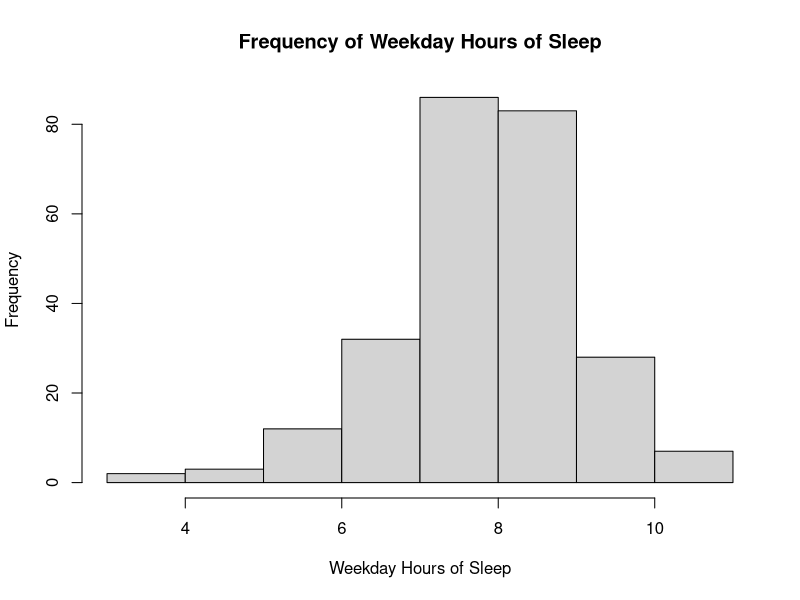

Recreate this plot in R.
# PUBH 6450; Week 4, HW 2
# Kath Fillman

# Load in data
setwd("C:/Users/Kath/Documents/Biostatistics_Homeworks/6450 Datasets")
SleepStudy <- read.csv("SleepStudy.csv")

# Exploratory data analysis
summary(SleepStudy$WeekdaySleep)
hist(SleepStudy$WeekdaySleep, xlab = "Weekday Hours of Sleep", main = "Frequency of Weekday Hours of Sleep") #skewed left

# Results
t.test(SleepStudy$WeekdaySleep, alternative = 'less', mu=8, conf.level = 0.95)